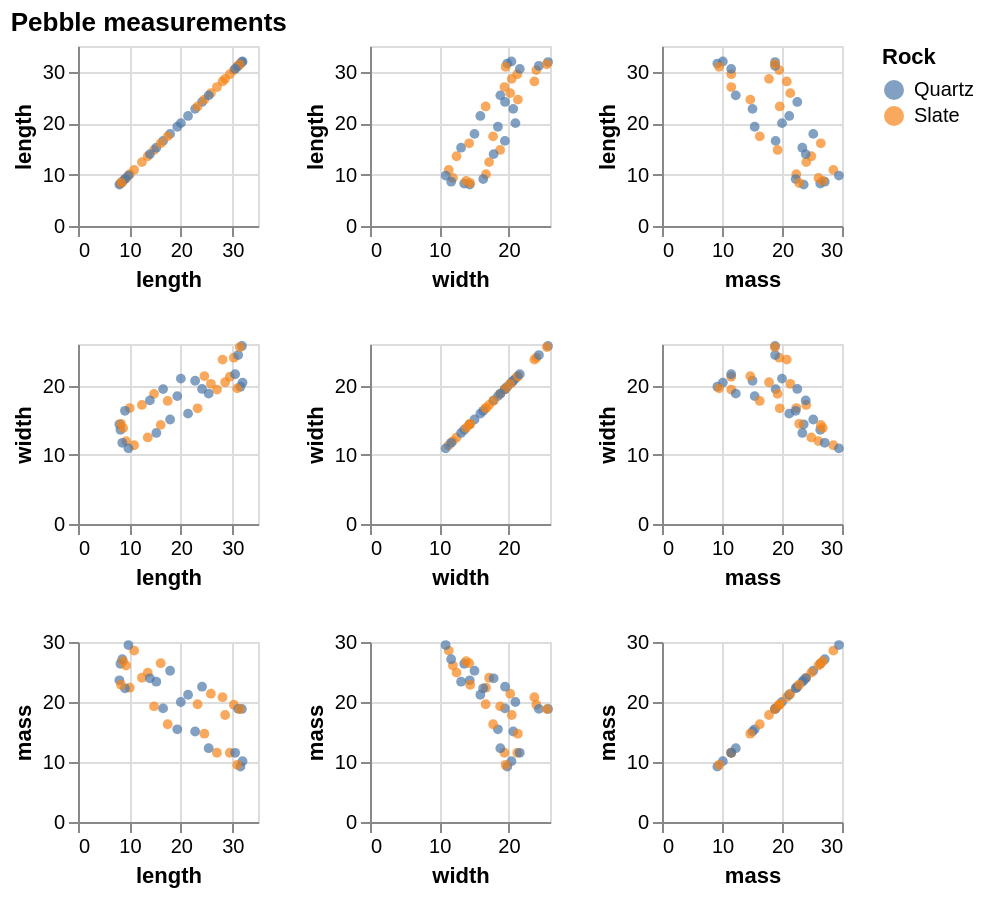

The Vega-Lite source for this figure:
### Vega-Lite specification from a JSON file in a GitHub repository (floating-point values rounded to 4 significant figures)
{"$schema": "https://vega.github.io/schema/vega-lite/v6.json", "description": "A repeat: every pair of three invented measurements of a pebble is a small scatter plot.", "title": "Pebble measurements", "data": {"sequence": {"start": 0, "stop": 40, "as": "i"}}, "transform": [{"calculate": "20 + 12 * sin(datum.i * 0.8)", "as": "length"}, {"calculate": "10 + datum.length * 0.4 + 3 * cos(datum.i * 1.9)", "as": "width"}, {"calculate": "30 - datum.length * 0.5 + 5 * sin(datum.i * 2.7)", "as": "mass"}, {"calculate": "['Quartz', 'Slate'][datum.i % 2]", "as": "rock"}], "repeat": {"row": ["length", "width", "mass"], "column": ["length", "width", "mass"]}, "spec": {"width": 90, "height": 90, "mark": {"type": "point", "filled": true, "size": 24}, "encoding": {"x": {"field": {"repeat": "column"}, "type": "quantitative"}, "y": {"field": {"repeat": "row"}, "type": "quantitative"}, "color": {"field": "rock", "type": "nominal", "title": "Rock"}}}}
